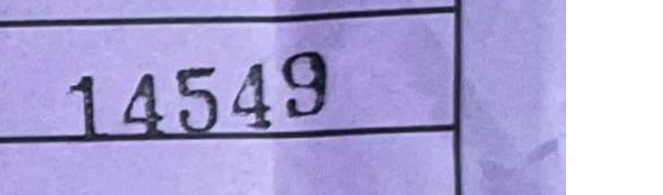
#> input picture debug_gc_WINNER_rot180.png, 663 x 195 px, found by its file name
$ python test_minimal_ocr.py
#> lines starting #> are read from the running program, lines starting #| are printed output that depends on the picture; after the words box and inside, x2 and y2 are one past the last pixel; in counts of white or black regions, pixels touching at a corner belong together
"""
Minimal test: Run OCR on the saved debug_gc_WINNER_rot180.png
using the exact ProvenWinner config (2x + Erode + Invert + PSM 6)
"""
import cv2
import numpy as np
import pytesseract
import os

IMG_PATH = r"c:\Users\avin4\Desktop\wbai_doc_extractor_engine-maincopy\debug_gc_WINNER_rot180.png"

def test_ocr():
    if not os.path.exists(IMG_PATH):
        print(f"Image not found: {IMG_PATH}")
        return

    print(f"Testing: {os.path.basename(IMG_PATH)}")
    img = cv2.imread(IMG_PATH)
#> img is the input picture: shape (195, 663, 3); mean B, G, R 214.6, 166.4, 174.2
    gray = cv2.cvtColor(img, cv2.COLOR_BGR2GRAY)
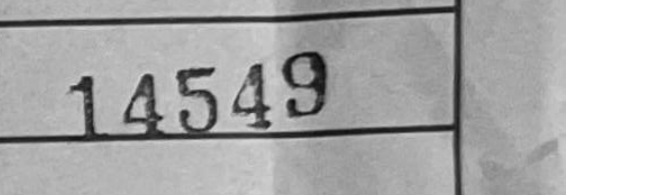
#> gray: shape (195, 663); min 8, max 255, mean 174.2

    # ProvenWinner Config: 2x Scale + Erode + Invert + PSM 6
    scaled_2x = cv2.resize(gray, None, fx=2, fy=2, interpolation=cv2.INTER_CUBIC)
    kernel = np.ones((2,2), np.uint8)
    eroded = cv2.erode(scaled_2x, kernel, iterations=1)
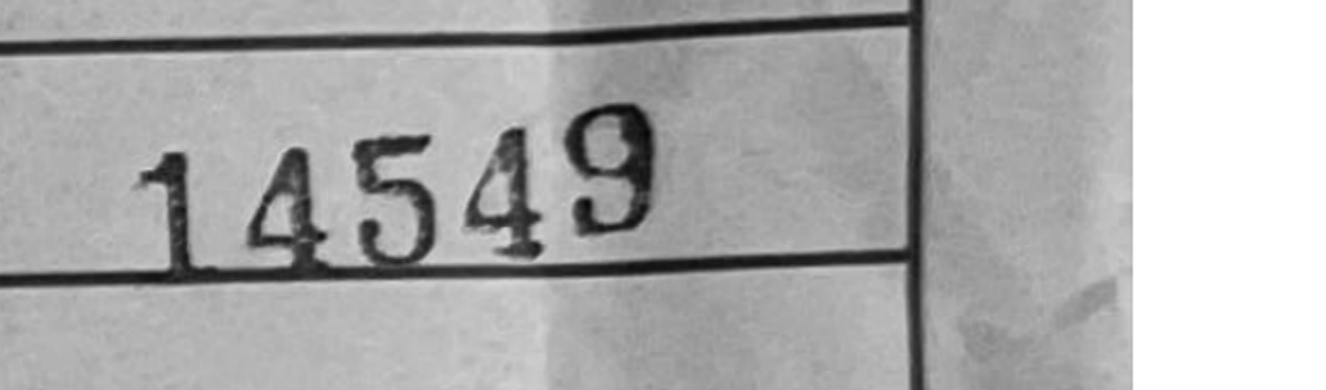
#> eroded: shape (390, 1326); min 6, max 255, mean 172.4
    _, thresh = cv2.threshold(eroded, 0, 255, cv2.THRESH_BINARY + cv2.THRESH_OTSU)
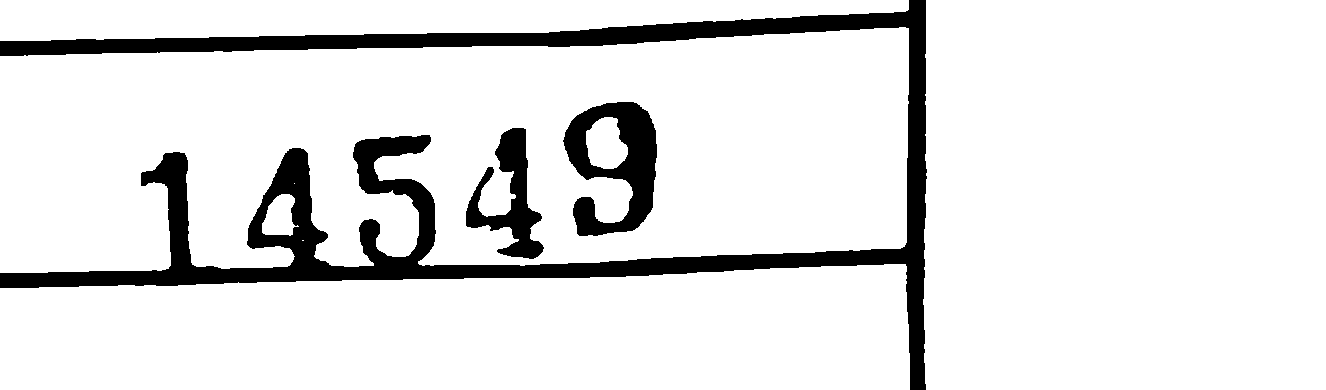
#> thresh: shape (390, 1326); 89.1% white; 3 black regions, box (x1, y1, x2, y2) and area: (0, 0, 927, 390) 45519, (563, 102, 657, 236) 6625, (466, 128, 544, 259) 4043
    inverted = cv2.bitwise_not(thresh)

    # OCR
    config = '--psm 6 -c tessedit_char_whitelist=0123456789'
    text = pytesseract.image_to_string(inverted, config=config).strip()

    print(f"\nRaw OCR Output: '{text}'")

    # Extract digits
    import re
    digits = re.sub(r'\D', '', text)
    print(f"Extracted Digits: '{digits}'")

    if digits == "14549":
        print("\n[SUCCESS] Correctly extracted 14549!")
    else:
        print(f"\n[MISMATCH] Expected 14549, got '{digits}'")

if __name__ == "__main__":
    test_ocr()
#> (the call stopped at in test_ocr, `text = pytesseract.image_to_string(inverted, config=config).strip()`: pytesseract is not available in this run)

$ run again, with debug_gc_fallback_rot90.png copied over debug_gc_WINNER_rot180.png
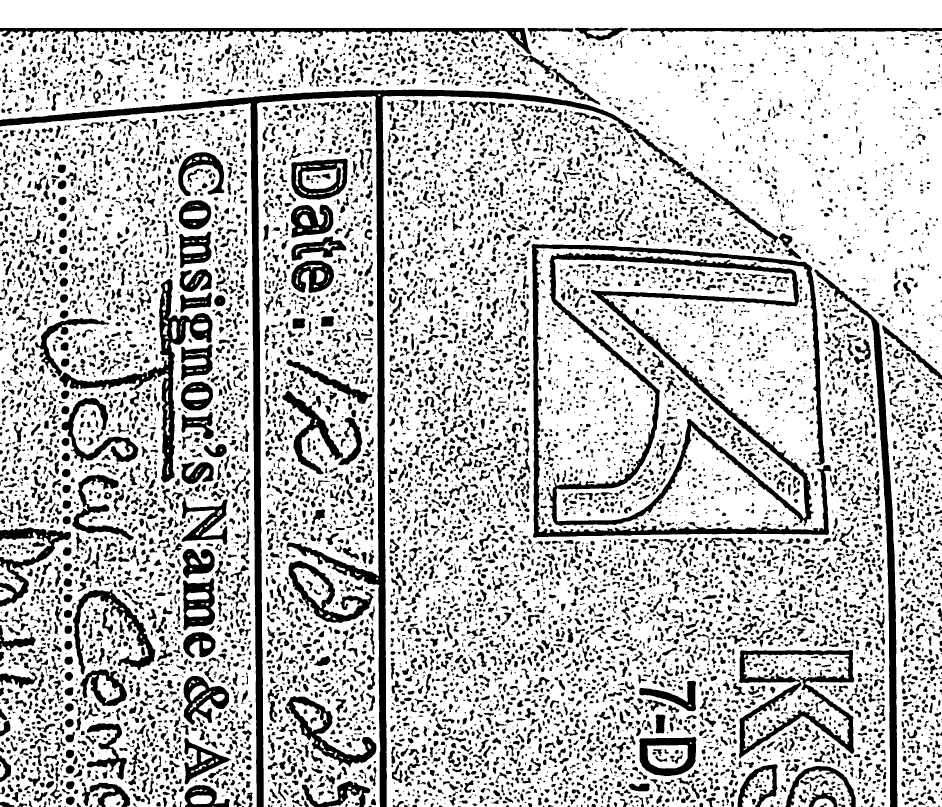
#> input picture debug_gc_fallback_rot90.png, 2826 x 2421 px, found by its file name (shown at 1/3 size)
#> in test_ocr, img is the input picture: shape (2421, 2826, 3); 75.5% white; 11379 black regions (2453 under 20 px), largest, box (x1, y1, x2, y2) and area: (0, 269, 2049, 2421) 132962, (1645, 758, 2441, 1579) 67554, (1595, 732, 2494, 1613) 50615
#> thresh: shape (4842, 5652); 73.1% white; 11379 black regions (2 under 20 px), largest, box (x1, y1, x2, y2) and area: (0, 538, 4099, 4842) 546676, (3290, 1516, 4883, 3159) 283276, (3190, 1464, 4989, 3227) 211244
#> in test_ocr, `inverted = cv2.bitwise_not(thresh)`:
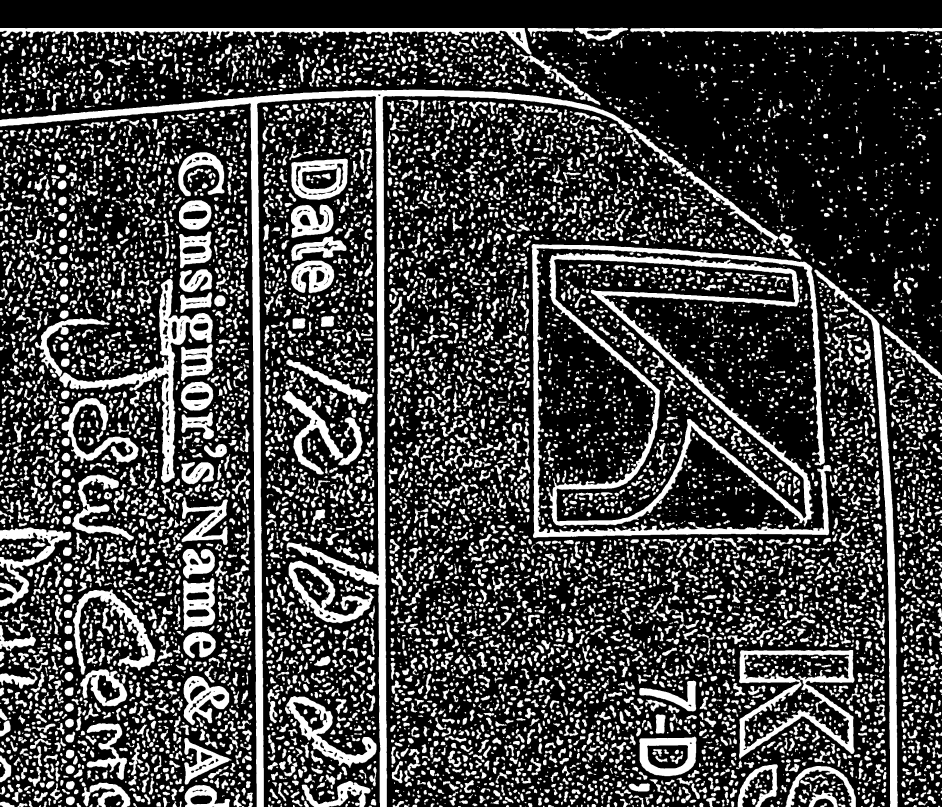
#> inverted: shape (4842, 5652) (shown at 1/6 size); 26.9% white; 11379 white regions (2 under 20 px), largest, box (x1, y1, x2, y2) and area: (0, 538, 4099, 4842) 546676, (3290, 1516, 4883, 3159) 283276, (3190, 1464, 4989, 3227) 211244
